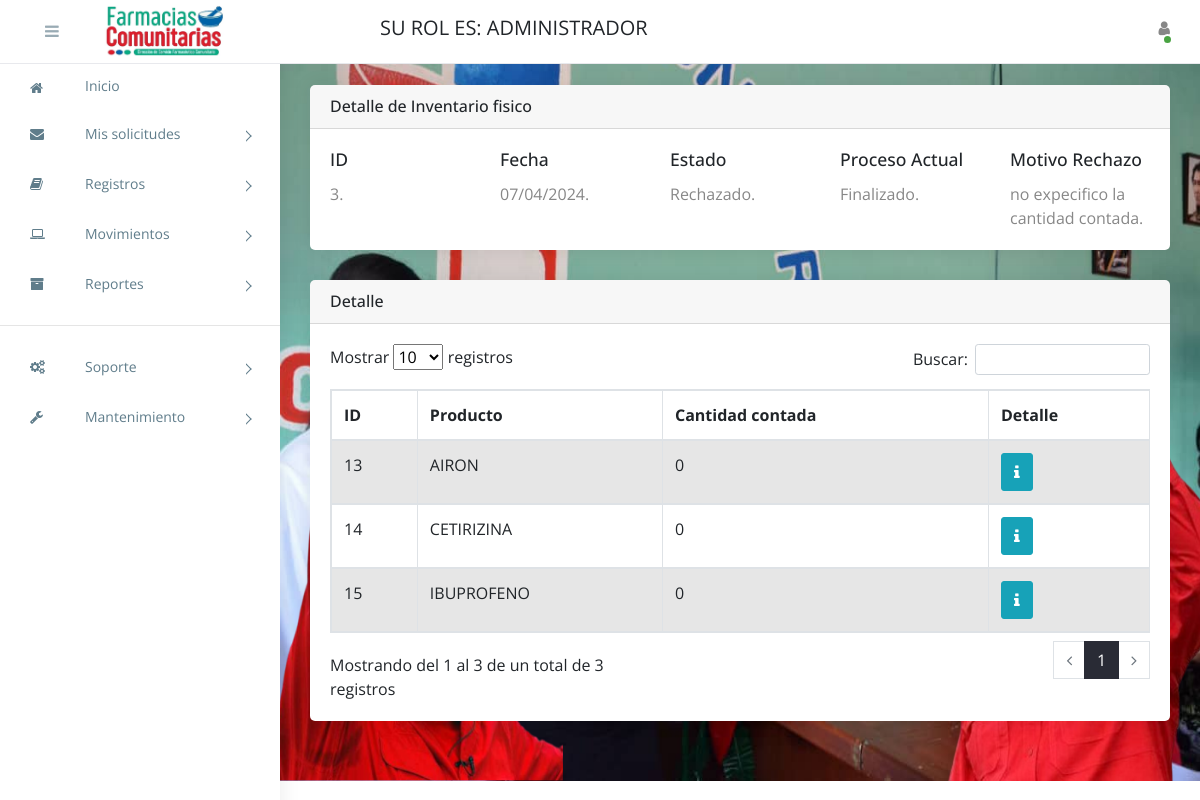
/detalle-de-inventario-fisico/3/ (signed in), run on the app's committed database.
### apps/entidades/models.py (models this page shows, shortened)
class Persona(models.Model):
	class Genero(models.TextChoices):
		MASCULINO = 'MA', 'Masculino'
		FEMENINO = 'FE', 'Femenino'
	class Nacionalidad(models.TextChoices):
		VENEZOLANO = 'V-', 'V-'
		EXTRANJERO = 'E-', 'E-'
		JURIDICO = 'J-', 'J-'
	class CodigoTlf(models.TextChoices):
		C412 = '0412', '0412'
		C414 = '0414', '0414'
		C416 = '0416', '0416'
		C424 = '0424', '0424'
		C426 = '0426', '0426'
	nacionalidad = models.CharField(max_length=2, choices=Nacionalidad.choices, default=Nacionalidad.VENEZOLANO, blank=False, null=False)
	cedula = models.CharField(max_length=8, blank=False, null=False)
	nombres = models.CharField(max_length=50, blank=False, null=False)
	apellidos = models.CharField(max_length=50, blank=False, null=False)
	telefono = models.CharField(max_length=11, blank=True, null=True)
	genero = models.CharField(max_length=2, blank=False, null=False, choices=Genero.choices)
	f_nacimiento = models.DateField(auto_now_add = False, auto_now=False, blank=False, null=False)
	embarazada = models.BooleanField(blank=False, null=False)
	c_residencia = models.FileField(upload_to='constancias_residencias/', blank=True, null=True)
	zona  = models.ForeignKey(Zona, on_delete=models.PROTECT, blank=False, null=False)
	direccion = models.TextField(blank=False, null=False)
	patologia = models.TextField(blank=True, null=True)
	class Meta:
		abstract = True

class Perfil(Persona):
	class Rol(models.TextChoices):
		ADMINISTRADOR = 'AD', 'Administrador'
		ALMACENISTA = 'AL', 'Almacenista'
		AT_CLIENTE = 'AT', 'Atención al Cliente'
		JEFE_COMUNIDAD = 'JC', 'Jefe de Comunidad'
		PACIENTE = 'PA', 'Paciente'
	rol = models.CharField(max_length=2, choices=Rol.choices, default=Rol.PACIENTE)
	usuario = models.OneToOneField(User, on_delete=models.CASCADE, related_name='perfil')
	class Meta:
		verbose_name = 'perfil'
		verbose_name_plural = 'perfiles'
		permissions = [
			('cambiar_password', 'cambiar contraseña a usuarios'),
			('cambiar_estado_usuarios', 'cambiar estado de usuarios'),
			('cambiar_estado_jornada', 'cambiar estatus de jornadas'),
			('cambiar_estado_solicitudes', 'cambiar status de solicitudes'),
			('entregar_solicitud_medicamentos', 'Entregar solicitud de medicamentos'),
			('entregar_jornada_medicamentos', 'Entregar jornada de medicamentos'),
			('ver_inicio', 'Ver inicio'),
			('ver_mis_solicitudes_de_medicamentos', 'Ver mis solicitudes de medicamentos'),
			('ver_mis_jornada_medicamentos', 'Ver mis jornadas de medicamentos'),
			('registrar_mi_solicitud_de_medicamentos', 'Registrar mi solicitud de medicamentos'),
			('registrar_mi_jornada_medicamentos', 'Registrar mi jornada de medicamentos')
		]

### apps/movimientos/models.py (models this page shows, shortened)
class ContabilidadFisica(models.Model):
	class Status(models.TextChoices):
		EN_PROCRESO = 'PR', 'En Proceso'
		CONTABILIZADO = 'CO', 'Contabilizado'
		APROBADO = 'AP', 'Aprobado'
		RECHAZADO = 'RE', 'Rechazado'
	class FaseProceso(models.TextChoices):
		ADMINISTRADOR = 'AD', 'Administrador'
		ALMACENISTA = 'AL', 'Almacenista'
		FINALIZADO = 'FI', 'Finalizado'
	fecha = models.DateField(auto_now=False, auto_now_add=True)
	proceso_actual = models.CharField(max_length=2, choices= FaseProceso.choices, default=FaseProceso.ALMACENISTA)
	estado = models.CharField(max_length=2, choices=Status.choices, default=Status.EN_PROCRESO, blank=False, null=False)
	motivo_rechazo = models.TextField(blank=True, null=True)
	class Meta:
		verbose_name = 'Contabilidad Fisica'
		verbose_name_plural = 'Contabilidades Fisica'
		ordering = ['pk']

class DetContabilidadFisica(models.Model):
	contabilidad = models.ForeignKey(ContabilidadFisica, on_delete=models.CASCADE, related_name='detalle')
	producto = models.ForeignKey(Producto, on_delete=models.CASCADE, blank=True, null=True)
	cantidad_contada = models.IntegerField(default=0)
	cantidad_inventario = models.IntegerField(default=0)
	class Meta:
		verbose_name = 'Detalle Contabilidad Fisica'
		verbose_name_plural = 'Detalle Contabilidades Fisica'
		ordering = ['pk']

### apps/inventario/models.py (models this page shows, shortened)
class Producto(models.Model):
	class Seleccion(models.TextChoices):
		SI = 'SI', 'SÍ'
		NO = 'NO', 'NO'
	nombre = models.CharField(max_length=50, blank=False, null=False)
	almacen = models.ForeignKey(Almacen, verbose_name='Ubicación', on_delete=models.PROTECT, blank=False, null=False)
	tipo_insumo = models.ForeignKey(TipoInsumo, verbose_name='Tipo de insumo', on_delete=models.PROTECT, blank=False, null=False)
	laboratorio = models.ForeignKey(Laboratorio, verbose_name='Laboratorio', on_delete=models.PROTECT, blank=False, null=False)
	if_expire_date = models.CharField(verbose_name='Si caduca', max_length = 2, choices = Seleccion.choices)
	stock_minimo = models.IntegerField(default=0, blank=False, null=False)
	total_stock = models.IntegerField(default=0, null = False, blank= False)
	comprometido = models.IntegerField(default=0, verbose_name='Comprometido')
	class Meta:
		verbose_name = 'Producto'
		verbose_name_plural = 'Productos'
		ordering = ['nombre']

### apps/movimientos/views/contabilidad_fisica/views.py (the view, shortened to what this page needs)
# urls.py: path('detalle-de-inventario-fisico/<int:pk>/', DetalleContabilidadFisica.as_view(), name='detalle_contabilidad'),
class DetalleContabilidadFisica(ValidarUsuario, TemplateView):
	permission_required = 'movimientos.view_contabilidadfisica'
	template_name = 'pages/contabilidad_fisica/detalle_contabilidad_fisica.html'
	def get(self, request, pk, *args, **kwargs):
		context = {}
		try:
			contabilidad = ContabilidadFisica.objects.get(pk=pk)
			context['contabilidad'] = contabilidad
			context["sub_title"] = "Detalle de Inventario fisico"
			return render(request, self.template_name, context)
		except ContabilidadFisica.DoesNotExist:
			return redirect('listado_contabilidad_fisica')
	@method_decorator(csrf_exempt)
	def dispatch(self, request, *args, **kwargs):
		return super().dispatch(request, *args, **kwargs)

### apps/entidades/mixins.py (called while the page is built)
	def test_func(self):
		return self.request.user.has_perm(self.permission_required)

	def dispatch(self, request, *args, **kwargs):
		if not self.request.user.is_authenticated:
			return redirect('/ingresar/')
		return super().dispatch(request, *args, **kwargs)

### templates/pages/contabilidad_fisica/detalle_contabilidad_fisica.html (shortened to what this page needs)
{% extends 'base/base.html' %}
{% load static %}
{% block extra_css %}
    <link rel="stylesheet" href="{% static 'css/buttons.bootstrap5.min.css' %}">
    <link rel="stylesheet" href="{% static 'css/dataTables.bootstrap5.min.css' %}">
    <link rel="stylesheet" href="{% static 'css/responsive.bootstrap5.min.css' %}">
{% endblock extra_css %}
{% block body %}
    <div class="row">
        <div class="col col-md-12">
            <div class="card">
                <div class="card-header d-flex align-items-center justify-content-between">
                    <h5 id="page_title">{{ sub_title }}</h5>
                </div>
                <div class="card-body">
                    <div class="row">
                        <div class="col col">
                            <h4 class="card-title">ID</h4>
                            <p class="card-text">{{ contabilidad.pk }}.</p>
                        </div>
                        <div class="col col">
                            <h4 class="card-title">Fecha</h4>
                            <p class="card-text">{{contabilidad.fecha|date:'d/m/Y'}}.</p>
                        </div>
                        <div class="col col">
                            <h4 class="card-title">Estado</h4>
                            <p class="card-text">{{contabilidad.get_estado_display}}.</p>
                        </div>
                        <div class="col col">
                            <h4 class="card-title">Proceso Actual</h4>
                            <p class="card-text">{{contabilidad.get_proceso_actual_display}}.</p>
                        </div>
                        {% if contabilidad.estado == 'RE' %}
                            <div class="col col">
                                <h4 class="card-title">Motivo Rechazo</h4>
                                <p class="card-text">{{contabilidad.motivo_rechazo}}.</p>
                            </div>
                        {% endif %}
                    </div>
                </div>
            </div>
        </div>
    </div>
    <div class="row">
        <div class="col col-md-12">
            <div class="card">
                <div class="card-header d-flex align-items-center justify-content-between">
                    <h5 id="page_title">Detalle</h5>
                </div>
                <div class="card-body">
                    <div class="dt-responsive table-responsive">
                        <table id="listado_contabilidad" class="table table-striped table-hover table-bordered nowrap">
                            <thead>
                                <tr>
                                    <th>ID</th>
                                    <th>Producto</th>
                                    <th>Cantidad contada</th>
                                    <th>Detalle</th>
                                  </tr>
                            </thead>
                            <tbody>
                                {% for det in contabilidad.detalle.all %}
                                    <tr>
                                        <td>{{ det.pk }}</td>
                                        <td>{{ det.producto.nombre }}</td>
                                        <td>{{ det.cantidad_contada }}</td>
                                        <td>
                                            <a href="#" rel="detail" class="btn btn-info" data-bs-toggle="tooltip" data-bs-placement="top" title="Detalle">
                                                <i class="fa fa-info"></i>
                                            </a>
                                        </td>
                                    </tr>
                                {% endfor %}
                            </tbody>
                        </table>
                    </div>
                </div>
            </div>
        </div>
    </div>
{% endblock body %}

### templates/base/base.html (shortened to what this page needs)
{% load static %}
<!Doctype html>
<html class="no-js" lang="es">
<head>
    <link rel="stylesheet" href="https://cdn.jsdelivr.net/npm/normalize.css@8.0.0/normalize.min.css">
    <link rel="stylesheet" href="https://cdn.jsdelivr.net/npm/bootstrap@4.1.3/dist/css/bootstrap.min.css">
    <link rel="stylesheet" href="https://cdn.jsdelivr.net/npm/font-awesome@4.7.0/css/font-awesome.min.css">
    <link rel="stylesheet" href="https://cdn.jsdelivr.net/gh/lykmapipo/themify-icons@0.1.2/css/themify-icons.css">
    <link rel="stylesheet" href="https://cdn.jsdelivr.net/npm/pixeden-stroke-7-icon@1.2.3/pe-icon-7-stroke/dist/pe-icon-7-stroke.min.css">
    <link rel="stylesheet" href="https://cdnjs.cloudflare.com/ajax/libs/flag-icon-css/3.2.0/css/flag-icon.min.css">
    <link rel="stylesheet" href="{% static 'css/notifier.css' %}">
    <link rel="stylesheet" href="{% static 'css/cs-skin-elastic.css' %}">
    <link rel="stylesheet" href="{% static 'css/style.css' %}">
    {% block extra_css %}
    {% endblock extra_css %}
</head>
<body>
    {% block left_panel %}
    <aside id="left-panel" class="left-panel">
        <nav class="navbar navbar-expand-sm navbar-default">
            <div id="main-menu" class="main-menu">
                <ul class="nav navbar-nav">
                    <li class="dropdown pt-2">
                        <a href="{% url 'vista' %}"><i class="menu-icon fa fa-home"></i>Inicio</a>
                    </li>
                    <li class="menu-item-has-children dropdown">
                        <a href="" class="dropdown-toggle" data-toggle="dropdown" aria-haspopup="true" aria-expanded="false"> <i class="menu-icon fa fa-envelope"></i>Mis solicitudes</a>
                    </li>
                    {% if not request.user.perfil.rol == "PA" and not request.user.perfil.rol == "JC" and not request.user.perfil.rol == "AT" %}
                        <li class="menu-item-has-children dropdown">
                            <a href="" class="dropdown-toggle" data-toggle="dropdown" aria-haspopup="true" aria-expanded="false"> <i class="menu-icon fa fa-book"></i>Registros</a>
                        </li>
                    {% endif %}
                    {% if not request.user.perfil.rol == "PA" and not request.user.perfil.rol == "JC" %}
                        <li class="menu-item-has-children dropdown">
                            <a href="" class="dropdown-toggle" data-toggle="dropdown" aria-haspopup="true" aria-expanded="false"> <i class="menu-icon fa fa-laptop"></i>Movimientos</a>
                         </li>
                    {% endif %}
                        {% if request.user.perfil.rol == "AD" %}
                            <li class="menu-item-has-children dropdown">
                                <a href="#" class="dropdown-toggle" data-toggle="dropdown" aria-haspopup="true" aria-expanded="false"> <i class="menu-icon fa fa-archive"></i>Reportes</a>
                            </li>
                        {% endif %}
                    <hr width="100%">
                    {% if request.user.perfil.rol == "AD" %}
                        <li class="menu-item-has-children dropdown">
                            <a href="" class="dropdown-toggle" data-toggle="dropdown" aria-haspopup="true" aria-expanded="false"> <i class="menu-icon fa fa-cogs"></i>Soporte</a>
                        </li>
                    {% endif %}
                    {% if not request.user.perfil.rol == "PA" and not request.user.perfil.rol == "JC" and not request.user.perfil.rol == "AT" %}
                        <li class="menu-item-has-children dropdown">
                            <a href="" class="dropdown-toggle" data-toggle="dropdown" aria-haspopup="true" aria-expanded="false"> <i class="menu-icon fa fa-wrench"></i>Mantenimiento</a>
                        </li>
                    {% endif %}
                </ul>
            </div>
        </nav>
    </aside>
    {% endblock left_panel %}
    <div id="right-panel" class="right-panel">
        <header id="header" class="header">
            <div class="top-left">
                <div class="navbar-header">
                    {% block a %}
                    <a id="menuToggle" class="menutoggle col"><i class="fa fa-bars"></i></a>
                    <a class="navbar-brand col" href="#"><img src="{% static 'images/logo.jpg' %}"></a>
                    {% endblock a %}
                </div>
            </div>
            <div class="top-right">
                <div class="header-menu d-flex align-items-center justify-content-center">
                    <div class="navbar-brand">
                        <div>SU ROL ES: {{ user.perfil.get_rol_display|upper }}</div>
                    </div>
                    <div class="navbar-brand ml-auto"><div id="reloj"></div></div>
                    {% block right_panel %}
                    <div class="user-area dropdown float-right">
                        <a href="#" class="dropdown-toggle active" data-toggle="dropdown" aria-haspopup="true" aria-expanded="false">
                            <i class="fa fa-user"></i>
                        </a>
                    </div>
                    {% endblock right_panel %}
                </div>
            </div>
        </header>
        <div class="content">
            {% block body %}
            {% endblock %}
        </div>
    </div>
</body>
</html>

### data on the page
ContabilidadFisica: pk "3", fecha "07/04/2024", estado "Rechazado", proceso_actual "Finalizado", motivo_rechazo "no expecifico la cantidad contada"
DetContabilidadFisica: pk "13", producto.nombre "AIRON", cantidad_contada "0"
DetContabilidadFisica: pk "14", producto.nombre "CETIRIZINA", cantidad_contada "0"
DetContabilidadFisica: pk "15", producto.nombre "IBUPROFENO", cantidad_contada "0"

### other printed values
{{ user.perfil.get_rol_display|upper }} "ADMINISTRADOR"
{{ sub_title }} "Detalle de Inventario fisico"
